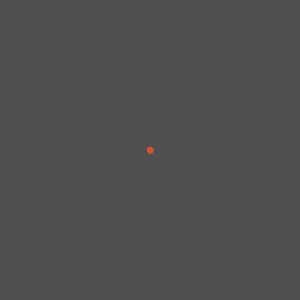
Frame 1 (no input)
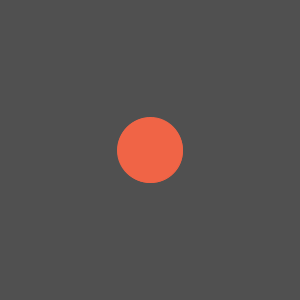
Frame 60 (the mouse pressed at the canvas centre just before this capture)
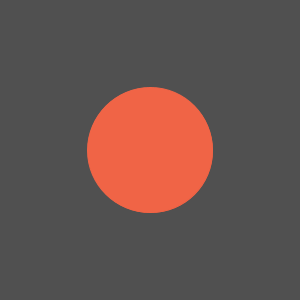
Frame 120 (the mouse held since frame 60 and released just before this capture)

The Processing sketch that drew these frames (run headless with seeded random() and noise(); from frame 60 on, the mouse is pressed at the canvas centre):

// Processing sketch: processing_13385
// ── processing_13385.pde

int g = 80;
int b = 50;
int r = 220;
 
float c = 5;
float changeColor = 20;
 
float shakeX;
float shakeY;
 
void setup() {
  size(300,300);
  frameRate(20);
  background(0,0,b);
   
  smooth();
  background(80,80,80);
   
}
 
void draw(){
   
  
  fill(r,g,b);
  stroke(r,g,b);
  r+=changeColor;
  g+=changeColor;
  b+=changeColor;
   
   
  if(g == 0 || g >= 10|| r == 0 || g >= 10|| b == 0 || b >= 10){
  changeColor *=-1;
  }
     
    c = c + 1;
    ellipseMode(CENTER);
  
    ellipse(width/2,height/2,c,c);
     
     
    if(c>= height || c==0){
    c = c* -1;
     
 
     
     
}
}
